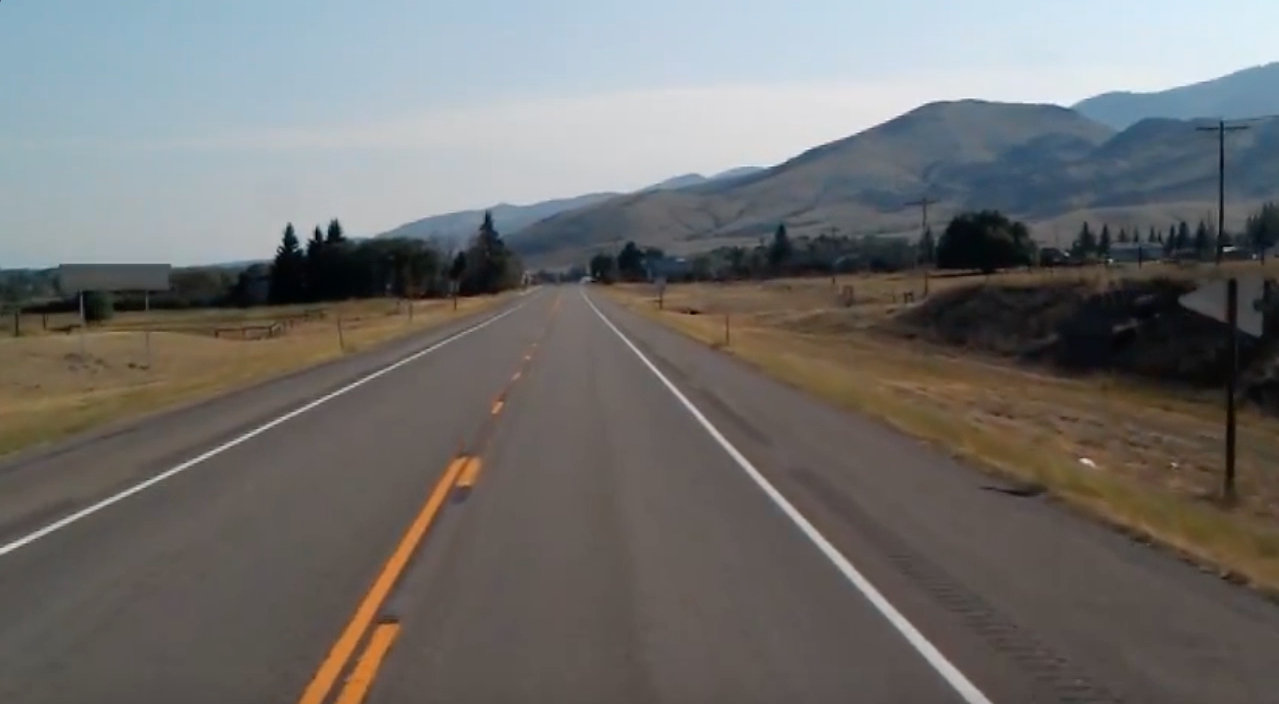
#> input picture finding-lanes/test_image.jpg, 1279 x 704 px, given in place of test2.mp4, which was not available
$ python lanes.py
#> lines starting #> are read from the running program, lines starting #| are printed output that depends on the picture; after the words box and inside, x2 and y2 are one past the last pixel; in counts of white or black regions, pixels touching at a corner belong together; pictures that were not available may be replaced by others from this repository, and a replacement may not be noted
### finding-lanes/canny.py
import cv2
from grayscale import *
from blur import *

def get_canny(image):
    #gray = bgr_to_gray_luminosity(image)   # My own implementation for learning,
    #blur = gaussian_blur(gray, 5)          # but too slow since it doesn't use fft
    canny = cv2.Canny(image, 50, 150)
    return canny

### finding-lanes/lanes.py
import cv2
from canny import *

def region_of_interest(image):
    height = image.shape[0]
    polygons = np.array([[(200, height), (1100, height), (550, 250)]])
    mask = np.zeros_like(image)
    cv2.fillPoly(mask, polygons, 255)
    return image & mask

def get_slope_intercepts(lines):
    slopes = (lines[:, 0, 3] - lines[:, 0, 1]) / (lines[:, 0, 2] - lines[:, 0, 0])  # (y2-y1)/(x2-1)
    intercepts = lines[:, 0, 1] - (slopes * lines[:, 0, 0])                         # (b = y - mx)
    avg_positive_intercepts, avg_negative_intercepts = np.average(intercepts[slopes >= 0]), np.average(intercepts[slopes < 0])
    avg_positive_slope, avg_negative_slope = np.average(slopes[slopes >= 0]), np.average(slopes[slopes < 0])
    return (avg_negative_slope, avg_negative_intercepts, avg_positive_slope, avg_positive_intercepts)

def draw_line(image, slope, intercept, length):
    d = length
    m = slope
    b = intercept
    y1 = image.shape[0]
    y2 = y1 - (np.abs(m) * d) / np.sqrt(np.square(m) + 1)
    x1 = (y1 - b) / m
    x2 = (y2 - b) / m
    if x1 > 0 and y1 > 0 and x2 < image.shape[1] and y2 < image.shape[0]:
        cv2.line(image, (int(x1), int(y1)), (int(x2), int(y2)), (255, 0, 0), 10)

def get_lines(image, lines):
    length = 500
    line_image = np.zeros_like(image)
    m_left, b_left, m_right, b_right = get_slope_intercepts(lines)
    draw_line(line_image, m_left, b_left, length)
    draw_line(line_image, m_right, b_right, length)
    return line_image

def process_frame(image):
    canny = get_canny(image)
    cropped = region_of_interest(canny)
    lines = cv2.HoughLinesP(cropped, 2, np.deg2rad(1), 100, np.array([]), minLineLength=40, maxLineGap=5)
    line_image = np.repeat(get_lines(canny, lines)[:,:,np.newaxis], 3, axis=2)
    overlayed_image = image | line_image
    composite_image_top = np.append(canny, cropped, axis=1)
    composite_image_top = np.repeat(composite_image_top[:,:,np.newaxis], 3, axis=2)
    composite_image_bottom = np.append(line_image, overlayed_image, axis=1)
    composite_image = np.append(composite_image_top, composite_image_bottom, axis=0)
    return composite_image

video = cv2.VideoCapture("test2.mp4")
cv2.namedWindow("lanes", cv2.WINDOW_NORMAL)
cv2.setWindowProperty("lanes", cv2.WND_PROP_FULLSCREEN, cv2.WINDOW_FULLSCREEN)
while (video.isOpened()):
    _, frame = video.read()
#> frame is the input picture: shape (704, 1279, 3); mean B, G, R 109.7, 111.3, 112.3
    if frame is not None:
        processed_frame = process_frame(frame)
#> in get_canny, `canny = cv2.Canny(image, 50, 150)`:
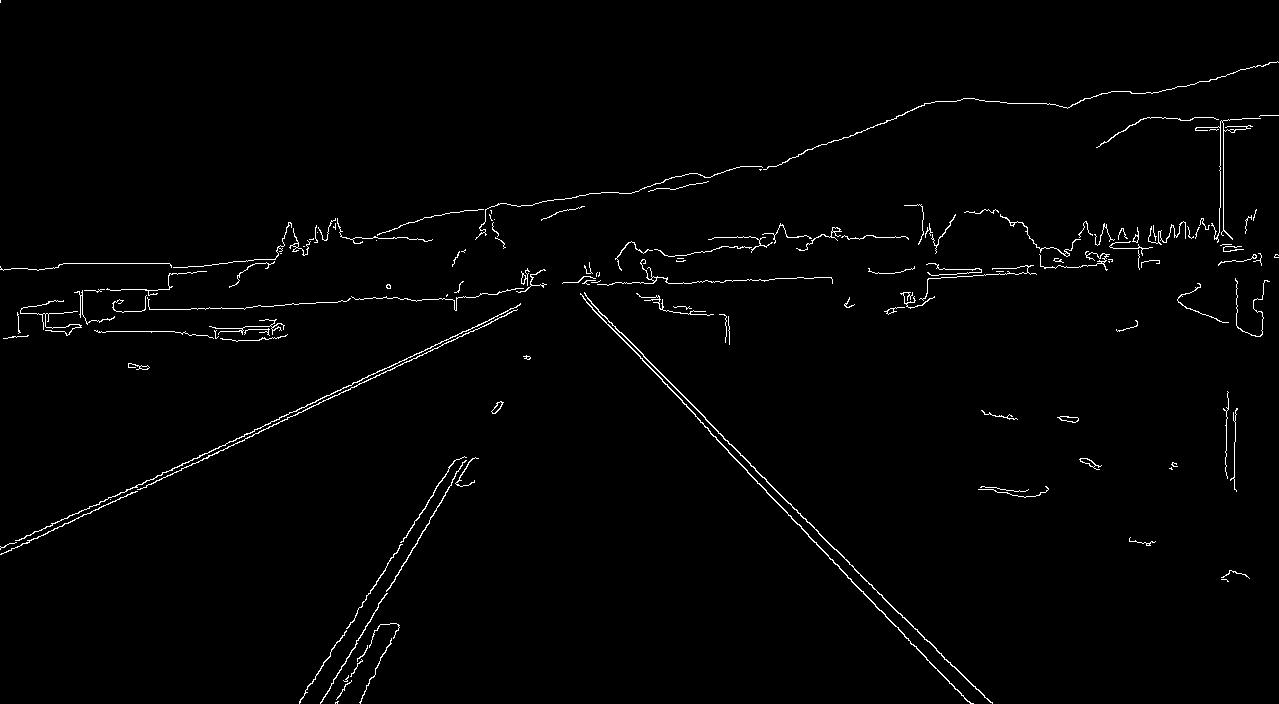
#> canny: shape (704, 1279); 1.4% white in thin lines or dots
#> in region_of_interest, `cv2.fillPoly(mask, polygons, 255)`: mask: shape (704, 1279); 22.7% white; 1 white region, box (x1, y1, x2, y2) and area: (200, 250, 1100, 704) 204575
#> in region_of_interest, `return image & mask`:
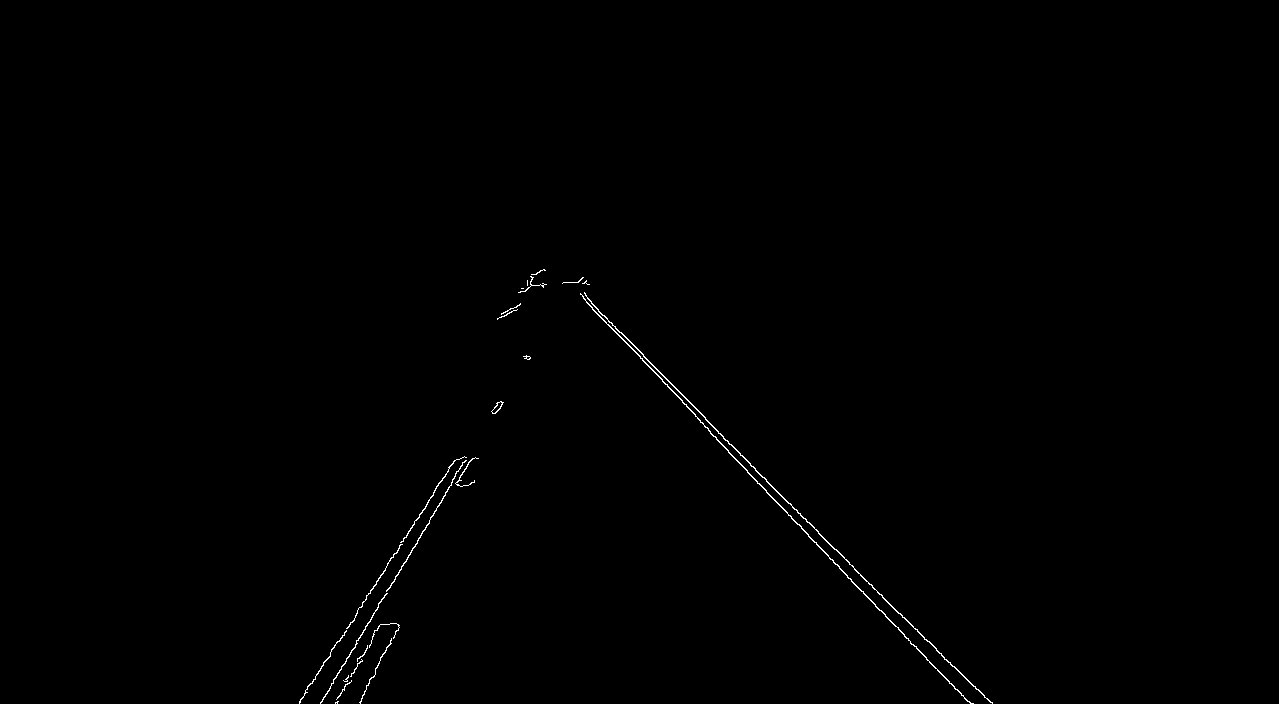
#> returned value: shape (704, 1279); 0.33% white in thin lines or dots, all inside (x1, y1, x2, y2) = (299, 269, 993, 704)
#> in process_frame, `lines = cv2.HoughLinesP(cropped, 2, np.deg2rad(1), 100, np.array([]), ..`: lines = 13 rows, first 6: [900, 613, 976, 689], [654, 371, 716, 437], [766, 492, 970, 703], [338, 641, 385, 569], [320, 703, 452, 482], [750, 465, 807, 522]
#> in get_slope_intercepts, `slopes = (lines[:, 0, 3] - lines[:, 0, 1]) / (lines[:, 0, 2] - lines[:..`: slopes = [1, 1.06, 1.03, -1.53, -1.67, 1, 1, -1.56, 1, 1.07, -1.55, -1.81, 1.02]
#> in get_slope_intercepts, `intercepts = lines[:, 0, 1] - (slopes * lines[:, 0, 0])`: intercepts = [-287, -325.2, -300.3, 1158.8, 1238.8, -285, -286, 1166.2, -288, -324.6, 1163.2, 1308.6, -289.6]
#> in get_slope_intercepts, `avg_positive_intercepts, avg_negative_intercepts = np.average(intercep..`: avg_positive_intercepts = -298.2; avg_negative_intercepts = 1207.1
#> in get_slope_intercepts, `avg_positive_slope, avg_negative_slope = np.average(slopes[slopes >= 0..`: avg_positive_slope = 1.02; avg_negative_slope = -1.62
#> in get_lines, `m_left, b_left, m_right, b_right = get_slope_intercepts(lines)`: b_left = 1207.1; m_right = 1.02; b_right = -298.2
#> in draw_line, `m = slope`: m = -1.62
#> in draw_line, `b = intercept`: b = 1207.1
#> in draw_line, `y2 = y1 - (np.abs(m) * d) / np.sqrt(np.square(m) + 1)`: y2 = 278.3
#> in draw_line, `x1 = (y1 - b) / m`: x1 = 310
#> in draw_line, `x2 = (y2 - b) / m`: x2 = 572.3
#> in draw_line, `cv2.line(image, (int(x1), int(y1)), (int(x2), int(y2)), (255, 0, 0), 10)`: image: shape (704, 1279); 0.63% white; 1 white region, box (x1, y1, x2, y2) and area: (305, 273, 578, 704) 5662
#> in draw_line (call 2), `cv2.line(image, (int(x1), int(y1)), (int(x2), int(y2)), (255, 0, 0), 10)`: image: shape (704, 1279); 1.2% white; 2 white regions, box (x1, y1, x2, y2) and area: (305, 273, 578, 704) 5662, (624, 341, 984, 704) 5048
#> in process_frame, `composite_image_top = np.append(canny, cropped, axis=1)`:
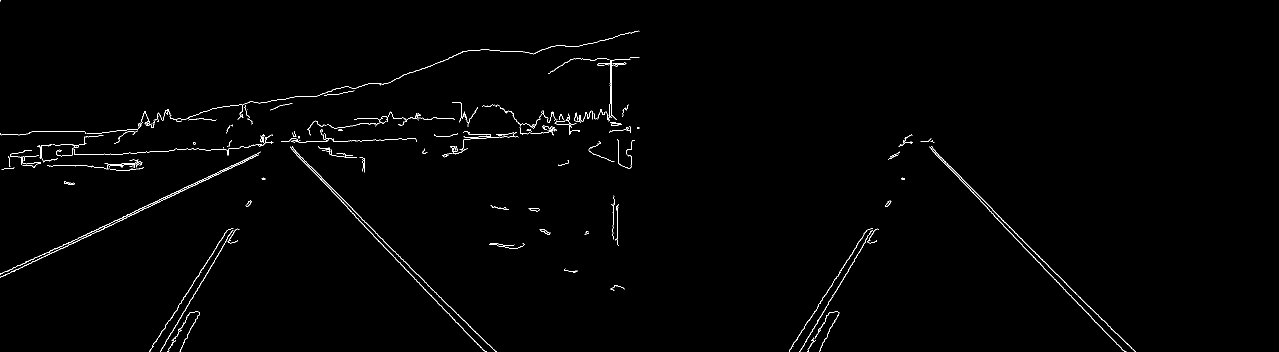
#> composite_image_top: shape (704, 2558) (shown at 1/2 size); 0.86% white in thin lines or dots, all inside (x1, y1, x2, y2) = (0, 0, 2272, 704)
#> in process_frame, `composite_image_bottom = np.append(line_image, overlayed_image, axis=1)`:
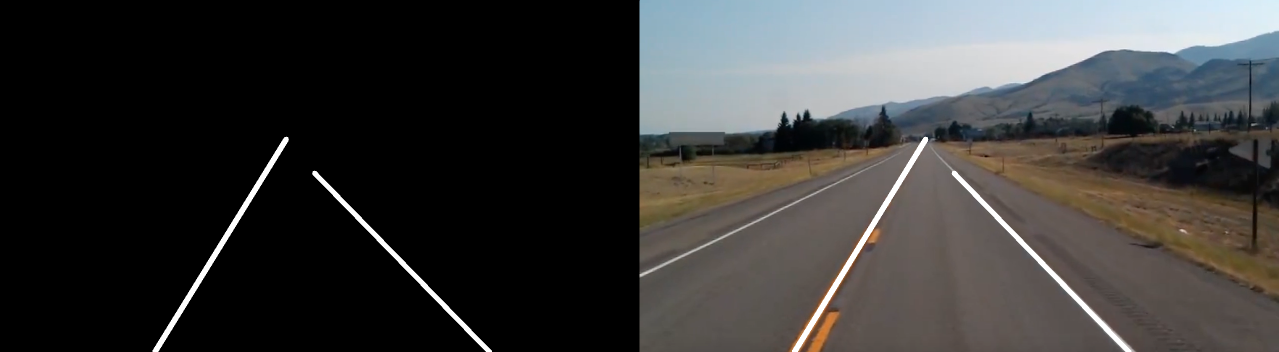
#> composite_image_bottom: shape (704, 2558, 3) (shown at 1/2 size); mean of channels 0, 1, 2 57.2, 57.9, 58.2; drawn as B, G, R
#> in process_frame, `composite_image = np.append(composite_image_top, composite_image_botto..`:
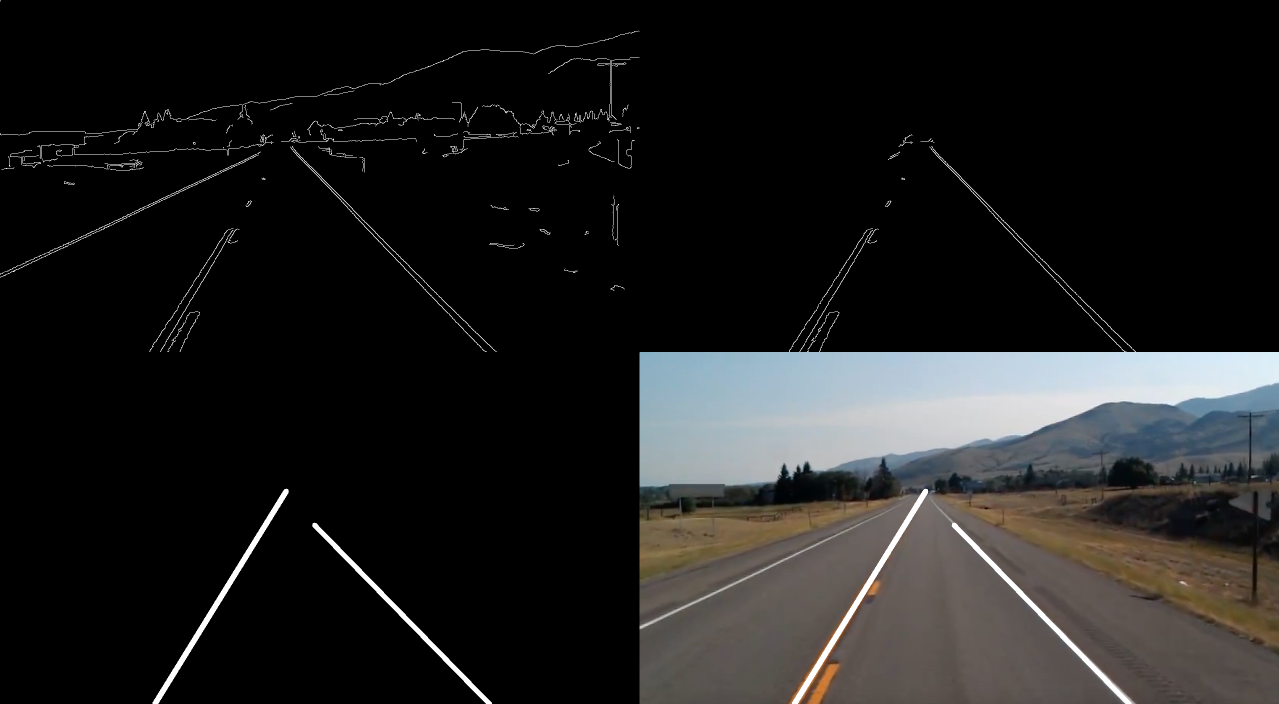
#> composite_image: shape (1408, 2558, 3) (shown at 1/2 size); mean of channels 0, 1, 2 29.7, 30, 30.2; drawn as B, G, R
        cv2.imshow("lanes", processed_frame)
        if cv2.waitKey(1) == ord(' '):
#> (key Esc is pressed here)
            break
video.release()
cv2.destroyAllWindows()
